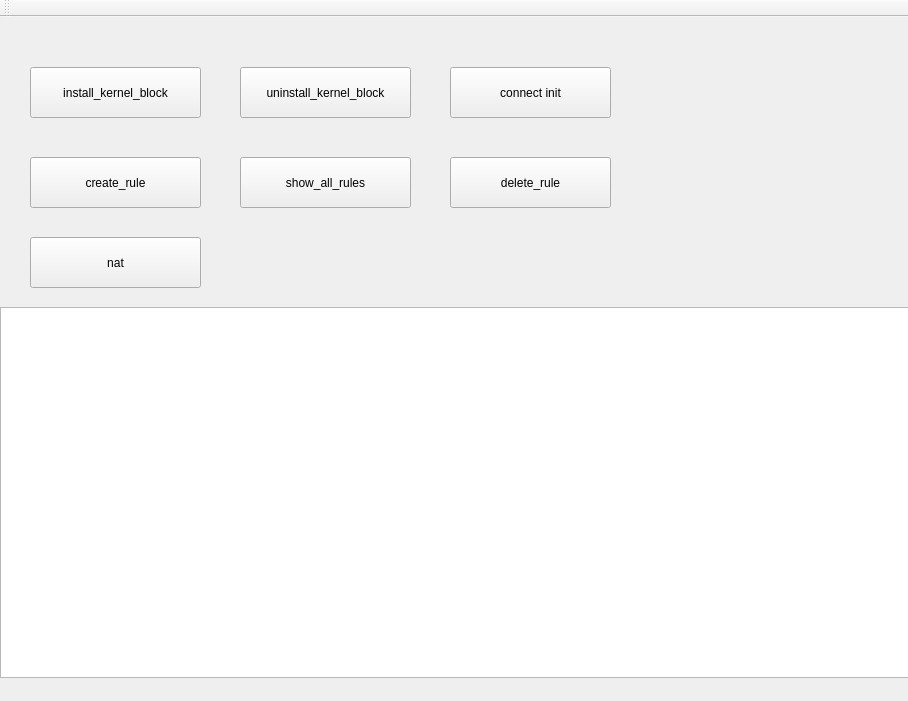
<?xml version="1.0" encoding="UTF-8"?>
<ui version="4.0">
 <class>MainWindow</class>
 <widget class="QMainWindow" name="MainWindow">
  <property name="geometry">
   <rect>
    <x>0</x>
    <y>0</y>
    <width>908</width>
    <height>701</height>
   </rect>
  </property>
  <property name="windowTitle">
   <string>MainWindow</string>
  </property>
  <widget class="QWidget" name="centralwidget">
   <widget class="QPushButton" name="install_kernel_block">
    <property name="geometry">
     <rect>
      <x>30</x>
      <y>50</y>
      <width>171</width>
      <height>51</height>
     </rect>
    </property>
    <property name="text">
     <string>install_kernel_block</string>
    </property>
   </widget>
   <widget class="QPushButton" name="uninstall_kernel_block">
    <property name="geometry">
     <rect>
      <x>240</x>
      <y>50</y>
      <width>171</width>
      <height>51</height>
     </rect>
    </property>
    <property name="text">
     <string>uninstall_kernel_block</string>
    </property>
   </widget>
   <widget class="QPushButton" name="create_rule">
    <property name="geometry">
     <rect>
      <x>30</x>
      <y>140</y>
      <width>171</width>
      <height>51</height>
     </rect>
    </property>
    <property name="text">
     <string>create_rule</string>
    </property>
   </widget>
   <widget class="QPushButton" name="show_all_rules">
    <property name="geometry">
     <rect>
      <x>240</x>
      <y>140</y>
      <width>171</width>
      <height>51</height>
     </rect>
    </property>
    <property name="text">
     <string>show_all_rules</string>
    </property>
   </widget>
   <widget class="QPushButton" name="connect">
    <property name="geometry">
     <rect>
      <x>450</x>
      <y>50</y>
      <width>161</width>
      <height>51</height>
     </rect>
    </property>
    <property name="text">
     <string>connect init</string>
    </property>
   </widget>
   <widget class="QTextEdit" name="textEdit">
    <property name="geometry">
     <rect>
      <x>0</x>
      <y>290</y>
      <width>911</width>
      <height>371</height>
     </rect>
    </property>
    <property name="readOnly">
     <bool>true</bool>
    </property>
   </widget>
   <widget class="QPushButton" name="delete_rule">
    <property name="geometry">
     <rect>
      <x>450</x>
      <y>140</y>
      <width>161</width>
      <height>51</height>
     </rect>
    </property>
    <property name="text">
     <string>delete_rule</string>
    </property>
   </widget>
   <widget class="QPushButton" name="nat">
    <property name="geometry">
     <rect>
      <x>30</x>
      <y>220</y>
      <width>171</width>
      <height>51</height>
     </rect>
    </property>
    <property name="text">
     <string>nat</string>
    </property>
   </widget>
  </widget>
  <widget class="QMenuBar" name="menubar">
   <property name="geometry">
    <rect>
     <x>0</x>
     <y>0</y>
     <width>908</width>
     <height>27</height>
    </rect>
   </property>
  </widget>
  <widget class="QToolBar" name="toolBar">
   <property name="windowTitle">
    <string>toolBar</string>
   </property>
   <attribute name="toolBarArea">
    <enum>TopToolBarArea</enum>
   </attribute>
   <attribute name="toolBarBreak">
    <bool>false</bool>
   </attribute>
  </widget>
 </widget>
 <resources/>
 <connections/>
</ui>
